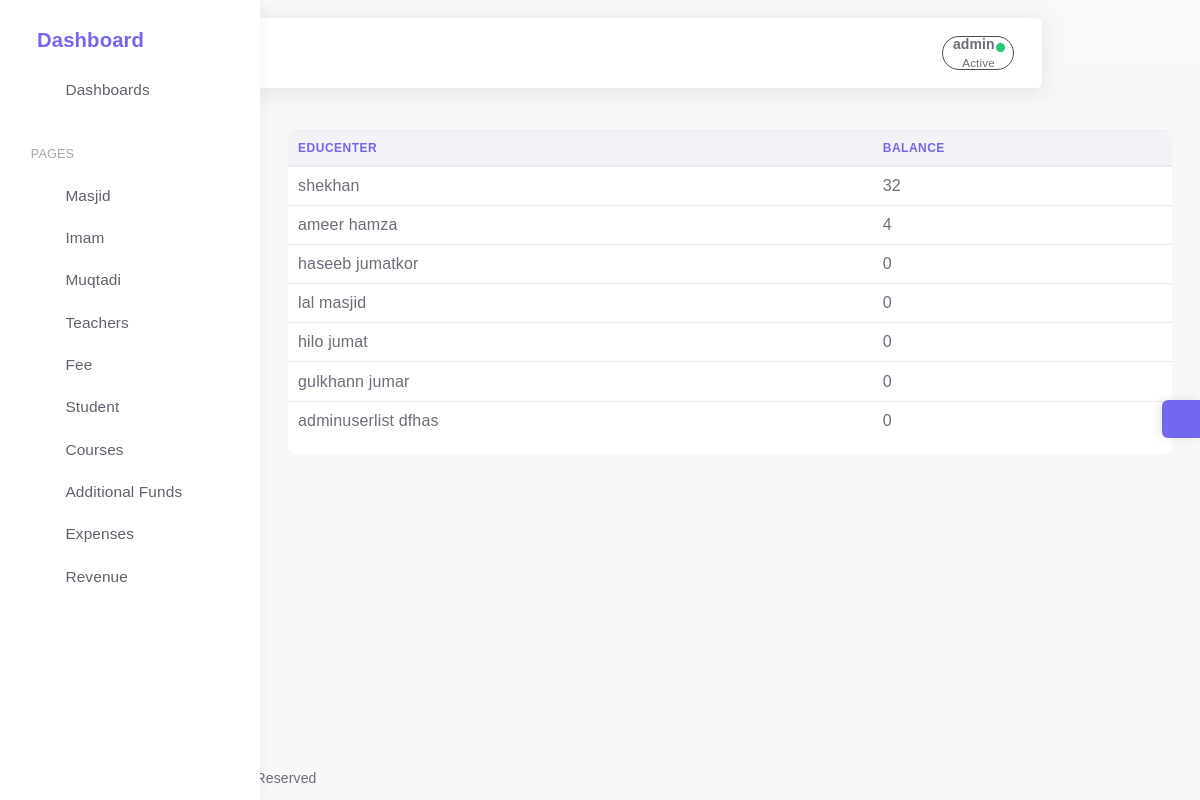
/totalrevenue (signed in), run on the app's committed database.
### app/models.py (models this page shows, shortened)
class Cusmanager(models.Model):
    is_deleted=models.BooleanField(default=False)
    objects=Softdeletemanager()
    allobjects=models.Manager()
    class Meta:
        abstract=True

class Revenue(Cusmanager):
    balance=models.IntegerField(default=0)
    educenter=models.OneToOneField("Educenter",on_delete=models.SET_NULL,default=None,null=True,blank=True,related_name="reveducen")

class Educenter(Cusmanager):
    useradmin = models.OneToOneField(Useradmin, on_delete=models.CASCADE)
    name=models.CharField(max_length=50)
    address=models.CharField(max_length=60)
    def __str__(self):
        return self.name

### app/views.py (the view)
# urls.py: path('totalrevenue', Totalrevenue.as_view(), name="totalrevenue"),
class Totalrevenue(SuperUserRequiredMixin,ListView):
    template_name = "totalrevenue.html"
    modal=Revenue
    context_object_name = "rev"
    def get_queryset(self):
        if self.request.user.is_superuser:
            return Revenue.objects.all()
        else:
            pass

### app/cusmanager.py (called while the page is built)
    def get_queryset(self):
        return super().get_queryset().filter(is_deleted=False)

### app/views.py (called while the page is built)
    @method_decorator(login_required)
    def dispatch(self, request, *args, **kwargs):
        if not request.user.is_superuser:
            messages.error(
                request,
                'Permission required to perform the '
                'requested operation.')
            return redirect(settings.LOGIN_URL)
        return super(SuperUserRequiredMixin, self).dispatch(request,
            *args, **kwargs)

### templates/totalrevenue.html (shortened to what this page needs)
{% extends 'base.html' %}
{% load subfilter %}
{% load static %}
{% block content %}
<link rel="stylesheet" type="text/css" href="https://cdn.datatables.net/1.10.20/css/jquery.dataTables.css">
<link rel="stylesheet"  href="https://cdn.datatables.net/buttons/2.2.3/css/buttons.dataTables.min.css" >
    <div style="border-radius:9px;" class="bg-white table-responsive  float-center ">
		<table class="table table-hover example">
			<thead>
				<tr >
					<th class="text-primary" >Educenter</th>
					<th class="text-primary">balance</th>
				</tr>
			</thead>
			<tbody>
			{% for i in rev %}
			<tr>
				<td>{{i.educenter}}</td>
				<td>{{i.balance}}</td>
			</tr>
			{% endfor %}
			</tbody>
			</table>
		</div>
	</div>
{% endblock %}

### templates/base.html (shortened to what this page needs)
{% load static %}
<html class="loading" lang="en" data-textdirection="ltr">
<head>
 <link href="https://cdn.jsdelivr.net/npm/select2@4.1.0-beta.1/dist/css/select2.min.css" rel="stylesheet" />
    <link rel="stylesheet" type="text/css" href="{% static '/app-assets/vendors/css/vendors.min.css' %}">
    <link rel="stylesheet" type="text/css" href="{% static '/app-assets/vendors/css/extensions/toastr.min.css' %}">
    <link rel="stylesheet" type="text/css " href="{% static '/app-assets/vendors/css/charts/apexcharts.css' %}">
    <link rel="stylesheet" href="https://cdn.jsdelivr.net/npm/bootstrap@4.6.0/dist/css/bootstrap.min.css">
    <link rel="stylesheet" type="text/css" href="{% static '/app-assets/css/bootstrap-extended.min.css' %}">
    <link rel="stylesheet" type="text/css" href="{% static '/app-assets/css/bootstrap.min.css' %}">
    <link rel="stylesheet" type="text/css" href="{% static '/app-assets/css/colors.min.css' %}">
    <link rel="stylesheet" type="text/css" href="{% static '/app-assets/css/components.min.css' %}">
    <link rel="stylesheet" type="text/css" href="{% static '/app-assets/css/themes/dark-layout.min.css' %}">
    <link rel="stylesheet" type="text/css" href="{% static '/app-assets/css/themes/bordered-layout.min.css' %}">
    <link rel="stylesheet" type="text/css" href="{% static '/app-assets/css/themes/semi-dark-layout.min.css' %}">
    <link rel="stylesheet" type="text/css" href="{% static '/app-assets/css/core/menu/menu-types/vertical-menu.min.css' %}">
    <link rel="stylesheet" type="text/css" href="{% static '/app-assets/css/pages/dashboard-ecommerce.min.css' %}">
    <link rel="stylesheet" type="text/css" href="{% static '/app-assets/css/plugins/charts/chart-apex.min.css' %}">
    <link rel="stylesheet" type="text/css" href="{% static '/app-assets/css/plugins/extensions/ext-component-toastr.min.css' %}">
    <link rel="stylesheet" type="text/css" href="{% static '/assets/css/style.css' %}">
</head>
<body class="vertical-layout vertical-menu-modern  navbar-floating footer-static  mainbody" data-open="click" data-menu="vertical-menu-modern" data-col="">
    <span style="display:none;">{% now "Y" as cyear %} {% now "n" as cmonth%}</span>
<nav class="header-navbar navbar navbar-expand-lg align-items-center floating-nav navbar-light navbar-shadow container-xxl">
    <div class="navbar-container d-flex content">
        <div class="bookmark-wrapper d-flex align-items-center">
            <ul class="nav navbar-nav">
                <li class="nav-item d-none d-lg-block"><a class="nav-link bookmark-star"><i class="ficon text-warning" data-feather="star"></i></a>
                </li>
            </ul>
        </div>
        <ul class="nav navbar-nav align-items-center ml-auto rounded">
            {% if request.user.is_authenticated %}
            <li class="nav-item dropdown dropdown-user border-dark"  style="padding:0px; margin:0px; border-radius:90px;"><a class=" nav-link dropdown-toggle dropdown-user-link"  href="javascript:void(0);" data-toggle="dropdown" aria-haspopup="true" aria-expanded="false">
                <div class="user-nav d-sm-flex d-none"><span class="user-name font-weight-bolder">{{request.user}}</span><span class="user-status">Active</span></div><span class="avatar"><span class="avatar-status-online"></span></span></a>
            </li>
            {% endif %}
        </ul>
    </div>
</nav>
<div class="main-menu menu-fixed menu-light menu-accordion menu-shadow" data-scroll-to-active="true">
    <div class="navbar-header">
        <ul class="nav navbar-nav flex-row">
            <li class="nav-item mr-auto"><a class="navbar-brand" href="/">
                    <h2 class="brand-text">Dashboard</h2></a></li>
            <li class="nav-item nav-toggle"><a class="nav-link modern-nav-toggle pr-0" data-toggle="collapse"><i class="d-none d-xl-block collapse-toggle-icon font-medium-4  text-primary" data-feather="disc" data-ticon="disc"></i></a></li>
        </ul>
    </div>
    <div class="main-menu-content">
        <ul class="navigation navigation-main" id="main-menu-navigation" data-menu="menu-navigation">
            <li class=" nav-item"><a class="d-flex align-items-center" href="/"><i data-feather="home"></i><span class="menu-title text-truncate" data-i18n="Dashboards">Dashboards</span></a>
            </li>
            <li class=" navigation-header  align-items-center"><span data-i18n="Apps &amp; Pages">   Pages</span><i data-feather="more-horizontal"></i>
          {% if request.user.is_superuser %}
            </li>
            <li class=" nav-item"><a class="d-flex align-items-center" href="{% url 'educenlist'%}"><i data-feather="home"></i><span class="menu-title text-truncate" data-i18n="Email">Masjid</span></a>
            </li>
          {% endif %}
            <li class=" nav-item"><a class="d-flex align-items-center" href="{% url 'imamlist'%}"><i data-feather="users"></i><span class="menu-title text-truncate" data-i18n="Chat">Imam </span></a>
            </li>
            <li class=" nav-item"><a class="d-flex align-items-center" href="{% url 'emplist'%}"><i data-feather="users"></i><span class="menu-title text-truncate" data-i18n="Todo">Muqtadi</span></a>
            </li>
            <li class=" nav-item"><a class="d-flex align-items-center" href="{% url 'teacherlist'%}"><i data-feather="users"></i><span class="menu-title text-truncate" data-i18n="Calendar">Teachers</span></a>
            </li>
            <li class=" nav-item"><a class="d-flex align-items-center" href="{% url 'paytmentmenue'%}"><i data-feather="dollar-sign"></i><span class="menu-title text-truncate" data-i18n="Kanban">Fee</span></a>
            </li>
            <li class=" nav-item"><a class="d-flex align-items-center" href="{% url 'stulist'%}"><i data-feather="users"></i><span class="menu-title text-truncate" data-i18n="Kanban">Student</span></a>
            </li>
            <li class=" nav-item"><a class="d-flex align-items-center" href="{% url 'courseslist'%}"><i data-feather="book"></i><span class="menu-title text-truncate" data-i18n="Kanban">Courses</span></a>
            </li>
            <li class=" nav-item"><a class="d-flex align-items-center" href="{% url 'sidefundlist' cmonth cyear %}"><i data-feather="briefcase"></i><span class="menu-title text-truncate" data-i18n="Kanban">Additional Funds</span></a>
            </li>
            <li class=" nav-item"><a class="d-flex align-items-center" href="{% url 'expenselist' cmonth cyear %}"><i data-feather="shopping-bag"></i><span class="menu-title text-truncate" data-i18n="Kanban">Expenses</span></a>
            </li>
            {% now "n" as current_month %}
            {% now "Y" as current_year %}
            <li class=" nav-item"><a class="d-flex align-items-center" href="{% url 'showrevenue'  current_month current_year %}"><i data-feather="pocket"></i><span class="menu-title text-truncate" data-i18n="Kanban">Revenue</span></a>
            </li>
        </ul>
    </div>
</div>
<div class="app-content content">
    <div class="content-wrapper container-xxl p-0">
        <div class="content-header row">
        </div>
        <div class="content-body">
            <section id="multiple-column-form sect" class="mainsection float-center ">
                    {% block content %}
                    {% endblock content %}
        </div>
    </div>
<div class="customizer d-none d-md-block"><a class="customizer-toggle d-flex align-items-center justify-content-center" href="javascript:void(0);"><i class="spinner" data-feather="settings"></i></a>
</div>
<footer class="footer footer-static footer-light">
  <p class="clearfix mb-0"><span class="float-md-left d-block d-md-inline-block mt-25">COPYRIGHT  &copy; 2022<a class="ml-25" href="https://1.envato.market/pixinvent_portfolio" target="_blank">test</a><span class="d-none d-sm-inline-block">, All rights Reserved</span></span></p>
</footer>
</body>
</html>

### data on the page
Revenue: educenter "shekhan", balance "32"
Revenue: educenter "ameer hamza", balance "4"
Revenue: educenter "haseeb jumatkor", balance "0"
Revenue: educenter "lal masjid", balance "0"
Revenue: educenter "hilo jumat", balance "0"
Revenue: educenter "gulkhann jumar", balance "0"
Revenue: educenter "adminuserlist dfhas", balance "0"

### other printed values
{{ request.user }} "admin"
